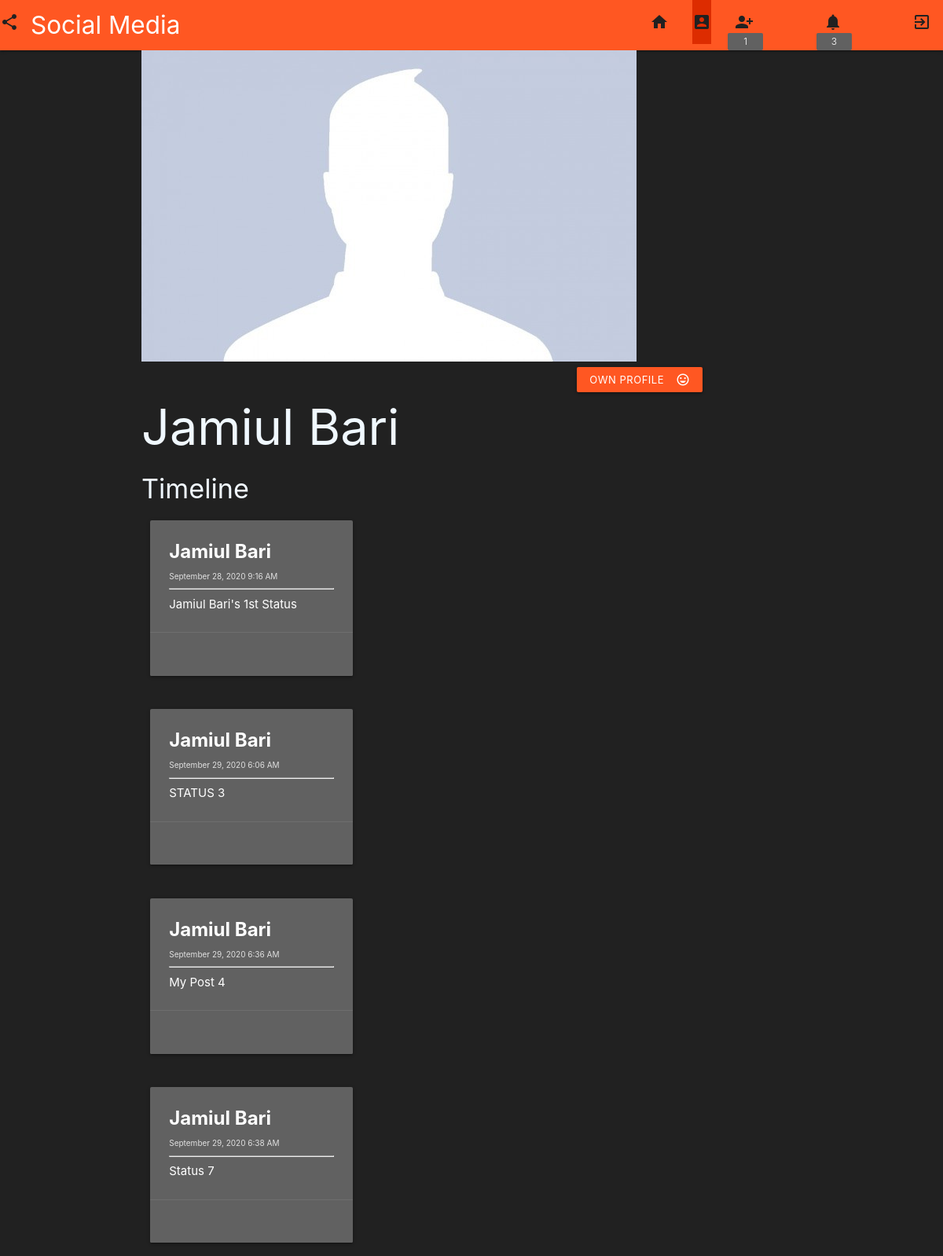
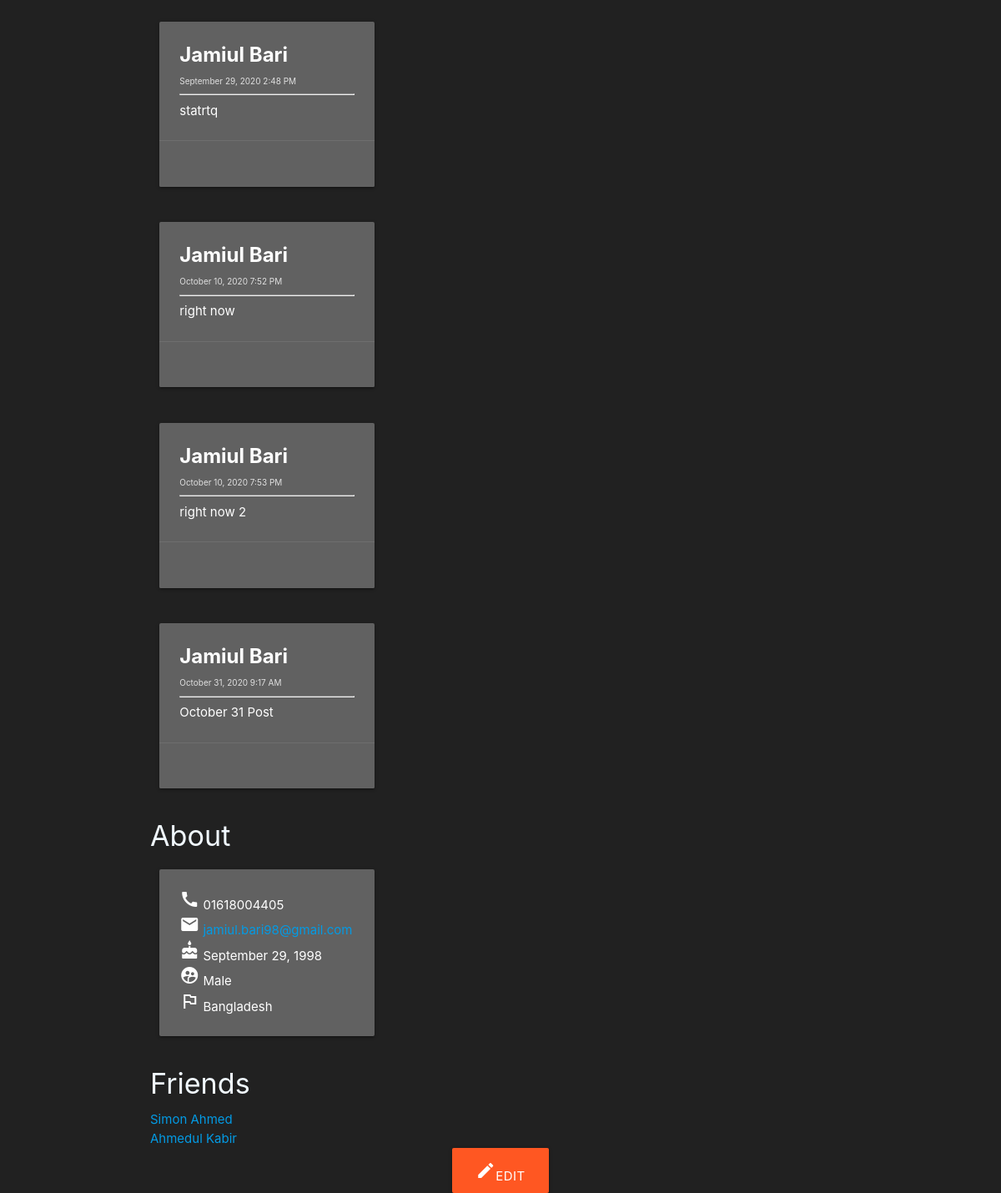
Screenshot of /profile.php?email=jamiul.bari98@gmail.com (signed in) with the database file from the repository (2 pictures, top to bottom).
### tables this page shows
CREATE TABLE `user_information` (
  `User_ID` int(11) NOT NULL,
  `First_Name` varchar(30) NOT NULL,
  `Last_Name` varchar(30) NOT NULL,
  `Mobile` varchar(15) DEFAULT NULL,
  `Email` varchar(40) NOT NULL,
  `Password` varchar(30) NOT NULL,
  `Date_of_Birth` date DEFAULT NULL,
  `Gender` varchar(10) DEFAULT NULL,
  `Country_ID` int(11) DEFAULT NULL,
  `profile_picture_status` int(11) DEFAULT 0
);

CREATE TABLE `user_posts` (
  `User_ID` int(11) NOT NULL,
  `Post_Timestamp` timestamp NOT NULL DEFAULT current_timestamp() ON UPDATE current_timestamp(),
  `Text` longtext DEFAULT NULL
);

CREATE TABLE `country` (
  `Country_ID` int(11) NOT NULL,
  `ISO` char(2) DEFAULT NULL,
  `Country_Name` varchar(80) DEFAULT NULL,
  `Phone_Code` int(11) DEFAULT NULL
);

### profile.php (the view, shortened to what this page needs)
<!DOCTYPE html>
<html lang="en">
<head>
    <?php
    include_once("backend_files/db_connection.php");
    $current = $_SESSION["CurrentlyLoggedEmail"];
    $userEmail = $_GET['email'];
    $sql = "SELECT * FROM user_information WHERE user_information.Email LIKE '$userEmail'";
    $result = mysqli_query($conn, $sql);
    if (mysqli_num_rows($result) == 1) {
        while ($row = mysqli_fetch_row($result)) {
            $userFName = $row[1];
            $userLName = $row[2];
            $userMobile = $row[3];
            $userEmail = $row[4];
            $userDOB = $row[6];
            $userGender = $row[7];
            $userCountry = $row[8];
            $userPStatus = $row[9];
        }
    }
    ?>
    <link rel="stylesheet" href="style/profile.css">
</head>
<body>
    <nav class="nav-wrapper deep-orange">
        <a href="#" class="brand-logo"><i class="material-icons" id="site_icon">share</i>Social Media</a>
        <ul class="right">
            <li>
                <a href="http://localhost/social/home.php"><i class="material-icons" id="home_icon">home</i></a>
            </li>
            <li>
                <a href="http://localhost/social/profile.php?email=<?= $current ?>"><i class="material-icons" id="account_icon">account_box</i></a>
            </li>
            <li>
                <a href="http://localhost/social/friend_request.php"><i class="material-icons" id="friend_req">person_add_alt_1</i></a>
            </li>
            <li>
                <?php
                $sql_friend_request_recieved = "SELECT COUNT(friend_requests.From_User_ID) FROM friend_requests JOIN user_information ON user_information.User_ID = friend_requests.To_User_ID WHERE user_information.Email LIKE '$current'";
                $result_sql_friend_request_recieved = mysqli_query($conn, $sql_friend_request_recieved);
                if (mysqli_num_rows($result_sql_friend_request_recieved) == 1) {
                    $row_f_r_r = mysqli_fetch_row($result_sql_friend_request_recieved);
                    $number_of_friend_req = $row_f_r_r[0];
                }
                ?>
                <span class="badge white-text grey darken-2 new" data-badge-caption=""><?= $number_of_friend_req ?></span>
            </li>
            <li>
                <a href="http://localhost/social/notification.php"><i class="material-icons" id="notifications">notifications</i></a>
            </li>
            <li>
                <?php
                $sql_notification_recieved = "SELECT COUNT(notification.User_ID) FROM notification JOIN user_information ON user_information.User_ID = notification.User_ID WHERE user_information.Email LIKE '$current'";
                $result_sql_notification_recieved = mysqli_query($conn, $sql_notification_recieved);
                if (mysqli_num_rows($result_sql_notification_recieved) == 1) {
                    $row_n_r = mysqli_fetch_row($result_sql_notification_recieved);
                    $number_of_notification = $row_n_r[0];
                }
                ?>
                <span class="badge white-text grey darken-2 new" data-badge-caption=""><?= $number_of_notification ?></span>
            </li>
            <li>
                <a href="backend_files/logout_backend.php"><i class="material-icons" id="notifications">exit_to_app</i></a>
            </li>
        </ul>
    </nav>
    <div class="container">
        <?php
        if ($userPStatus == 0) {
            if (strcmp($userGender, "Male") == 0) {
        ?>
                <div class="container">
                    <img src="image/def_profile_picture_male.jpg" alt="">
                </div>
            <?php
            } else if (strcmp($userGender, "Female") == 0) {
            ?>
                <div class="container">
                    <img src="image/def_profile_picture_female.jpg" alt="">
                </div>
            <?php
            }
        } else {
            ?>
            <img src="<?= "image/def_profile_picture_male.jpg" ?>" alt="">
        <?php
        }
        ?>
        <?php
        $profile_of_currently_logged_in = (strcmp($current, $userEmail) == 0) ? TRUE : FALSE;
        $sql_all_friends_this_profile = "SELECT CONCAT(user_information.First_Name, \" \", user_information.Last_Name), user_information.Email FROM user_information WHERE user_information.User_ID IN (SELECT T.RESULT FROM (SELECT user_friendship_graph.User_ID_1 AS \"MAIN\", user_friendship_graph.User_ID_2 AS \"RESULT\" FROM user_friendship_graph WHERE USER_ID_1 = (SELECT user_information.User_ID FROM user_information WHERE user_information.Email LIKE '$userEmail') UNION SELECT user_friendship_graph.User_ID_2 AS \"MAIN\", user_friendship_graph.User_ID_1 AS \"RESULT\" FROM user_friendship_graph WHERE USER_ID_2 = (SELECT user_information.User_ID FROM user_information WHERE user_information.Email LIKE '$userEmail')) AS T)";
        $result_all_friends_this_profile = mysqli_query($conn, $sql_all_friends_this_profile);
        ?>
        <?php
        if ($profile_of_currently_logged_in == TRUE) {
        ?>
            <div class="container">
                <a href="#" class="waves-effect waves-light btn-small deep-orange right"><i class="material-icons right">mood</i>Own Profile</a>
            </div>
            <?php
        }
        ?>
        <h1><?= "$userFName " . "$userLName " ?></h1>
        <h4>Timeline</h4>
        <?php
        $sql = "SELECT user_posts.User_ID, user_posts.Post_Timestamp, user_posts.Text FROM user_posts WHERE user_posts.User_ID = (SELECT user_information.User_ID FROM user_information WHERE user_information.Email LIKE '$userEmail')";
        $result = mysqli_query($conn, $sql);
        ?>
        <?php
        if (mysqli_num_rows($result) > 0) {
            while ($row = mysqli_fetch_row($result)) {
                $user_id = $row[0];
                $post_timestamp = $row[1];
                $post_text = $row[2];
                $sql_get_name = "SELECT CONCAT(user_information.First_Name, \" \", user_information.Last_Name) FROM user_information WHERE user_information.User_ID = '$user_id'";
                $result_get_name = mysqli_query($conn, $sql_get_name);
                while ($row_name = mysqli_fetch_row($result_get_name)) {
                    $user_name = $row_name[0];
                }
        ?>
                <div class="row">
                    <div class="col s12 m6 l4">
                        <div class="card grey darken-2">
                            <div class="card-content white-text">
                                <span class="card-title" id="user_name"><?= $user_name ?></span>
                                <p id="post_time"><?= date("F j, Y g:i A", strtotime($post_timestamp)); ?></p>
                                <hr>
                                <p><?= $post_text ?>
                                </p>
                            </div>
                            <div class="card-action">
                            </div>
                        </div>
                    </div>
                </div>
        <?php
            }
        } else {
            echo "<h5>Your News Feed is Empty <i class=\"material-icons\">sentiment_very_dissatisfied</i></h5>";
        }
        ?>
        <?php
        $sql_country = "SELECT country.Country_Name FROM country WHERE country.Country_ID = '$userCountry'";
        $result_country = mysqli_query($conn, $sql_country);
        if (mysqli_num_rows($result_country)) {
            while ($row = mysqli_fetch_row($result_country)) {
                $country_name = $row[0];
            }
        }
        ?>
        <h4>About</h4>
        <div class="row">
            <div class="col s12 m6 l4">
                <div class="card grey darken-2">
                    <div class="card-content white-text">
                        <div>
                            <i class="material-icons">call</i>
                            <?= $userMobile; ?>
                        </div>
                        <div>
                            <i class="material-icons">mail</i>
                            <a href="mailto:<?= $userEmail; ?>"><?= $userEmail ?></a>
                        </div>
                        <div>
                            <i class="material-icons">cake</i>
                            <?= date("F j, Y", strtotime($userDOB)); ?>
                        </div>
                        <div>
                            <i class="material-icons">supervised_user_circle</i>
                            <?= $userGender; ?>
                        </div>
                        <div>
                            <i class="material-icons">outlined_flag</i>
                            <?= $country_name; ?>
                        </div>
                    </div>
                </div>
            </div>
        </div>
        <h4>Friends</h4>
        <?php
        if (mysqli_num_rows($result_all_friends_this_profile) > 0) {
            while ($row = mysqli_fetch_row($result_all_friends_this_profile)) {
        ?>
                <a href="http://localhost/social/profile.php?email=<?= $row[1] ?>"><?= $row[0] . "<br>"; ?></a>
        <?php
            }
        }
        ?>
        <?php
        if (strcmp($userEmail, $current) == 0) {
        ?>
            <div class="container center">
                <a href="http://localhost/social/edit.php" class="waves-effect waves-light btn-large deep-orange"><i class="material-icons">create</i>Edit</a>
            </div>
        <?php
        }
        ?>
    </div>
</body>
</html>

### style/profile.css (style rules this page uses)
body { background-color: #212121; color: aliceblue; }
#home_icon { color: #212121; }
#account_icon { color: #212121; background-color: #dd2c00; }
#friend_req { color: #212121; }
#site_icon { color: #212121; }
#notifications { color: #212121; }
#post_time { font-size: x-small; color: #e0e0e0; }
#user_name { font-weight: bold; }
nav .badge { position: relative; top: 42px; right: 62px; }

### rows the page displays
user_information: First_Name "Jamiul", Last_Name "Bari", Mobile "01618004405", Email "jamiul.bari98@gmail.com", Date_of_Birth "September 29, 1998", Gender "Male"
user_posts: user_name "Jamiul Bari", Post_Timestamp "September 28, 2020 9:16 AM", Text "Jamiul Bari's 1st Status"
user_posts: user_name "Jamiul Bari", Post_Timestamp "September 29, 2020 6:06 AM", Text "STATUS 3"
user_posts: user_name "Jamiul Bari", Post_Timestamp "September 29, 2020 6:36 AM", Text "My Post 4"
user_posts: user_name "Jamiul Bari", Post_Timestamp "September 29, 2020 6:38 AM", Text "Status 7"
user_posts: user_name "Jamiul Bari", Post_Timestamp "September 29, 2020 2:48 PM", Text "statrtq"
user_posts: user_name "Jamiul Bari", Post_Timestamp "October 10, 2020 7:52 PM", Text "right now"
user_posts: user_name "Jamiul Bari", Post_Timestamp "October 10, 2020 7:53 PM", Text "right now 2"
user_posts: user_name "Jamiul Bari", Post_Timestamp "October 31, 2020 9:17 AM", Text "October 31 Post"
country: Country_Name "Bangladesh"

### other values shown
$number_of_friend_req "1"
$number_of_notification "3"
$row[0] "Simon Ahmed"
$row[0] "Ahmedul Kabir"
